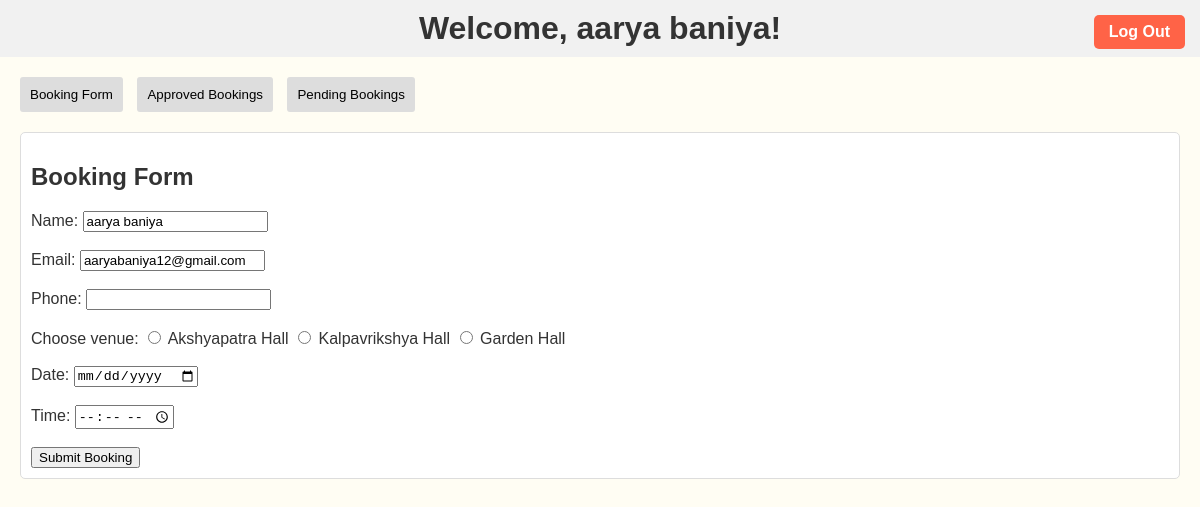
The page /userdash.php (signed in) on the database its author committed.
### tables this page shows
CREATE TABLE `customer` (
  `customer_id` int(225) NOT NULL,
  `fullname` varchar(225) NOT NULL,
  `email` varchar(225) NOT NULL,
  `password` varchar(225) NOT NULL
);

### userdash.php (the view, shortened to what this page needs)
<?php
include 'connect.php';
$customer_id = $_SESSION['customer_id'];
$query_user = "SELECT * FROM customer WHERE customer_id = ?";
$stmt_user = $conn->prepare($query_user);
$stmt_user->bind_param("i", $customer_id);
$stmt_user->execute();
$result_user = $stmt_user->get_result();
if ($result_user->num_rows > 0) {
    $user = $result_user->fetch_assoc();
} else {
    echo "User not found.";
    exit();
}
?>
<!DOCTYPE html>
<html lang="en">
<head>
</head>
<body>
<header>
    <h1>Welcome, <?php echo htmlspecialchars($user['fullname']); ?>!</h1>
    <a href="logout.php" class="logout-button">Log Out</a>
</header>
<div class="container">
    <div class="buttons">
        <button onclick="showSection('booking-form')">Booking Form</button>
        <button onclick="showSection('approved-bookings')">Approved Bookings</button>
        <button onclick="showSection('pending-bookings')">Pending Bookings</button>
    </div>
    <div id="booking-form" class="section active">
        <h2>Booking Form</h2>
        <form action="process_booking.php" method="POST">
            <label for="name">Name:</label>
            <input type="text" id="name" name="name" value="<?php echo htmlspecialchars($user['fullname']); ?>" required /><br><br>
            <label for="email">Email:</label>
            <input type="email" id="email" name="email" value="<?php echo htmlspecialchars($user['email']); ?>" required /><br><br>
            <label for="phone">Phone:</label>
            <input type="tel" id="phone" name="phone" required /><br><br>
            <label>Choose venue:</label>
            <label><input type="radio" name="venue" value="Akshyapatra Hall" required /> Akshyapatra Hall</label>
            <label><input type="radio" name="venue" value="Kalpavrikshya Hall" /> Kalpavrikshya Hall</label>
            <label><input type="radio" name="venue" value="Garden Hall" /> Garden Hall</label><br><br>
            <label for="date">Date:</label>
            <input type="date" id="date" name="date" required /><br><br>
            <label for="time">Time:</label>
            <input type="time" id="time" name="time" required /><br><br>
            <button type="submit">Submit Booking</button>
        </form>
    </div>
</div>
</body>
</html>

### userdash.php (style rules this page uses)
body { font-family: Arial, sans-serif; margin: 0; background-color: #fffdf3; color: #333; }
header { background-color: #f1f1f1; padding: 10px; text-align: center; position: relative; }
header h1 { margin: 0; }
.logout-button { position: absolute; top: 15px; right: 15px; padding: 8px 15px; background-color: #ff6347; color: white; text-decoration: none; border-radius: 5px; font-weight: bold; }
.container { margin: 20px; }
.buttons { margin-bottom: 20px; }
.buttons button { margin-right: 10px; padding: 10px; background-color: #ddd; border: none; border-radius: 3px; cursor: pointer; }
.section { display: none; margin-top: 20px; padding: 10px; background-color: white; border: 1px solid #ddd; border-radius: 5px; }
.section.active { display: block; }

### rows shown on the page
customer: fullname "aarya baniya", name "aarya baniya", email "aaryabaniya12@gmail.com"
